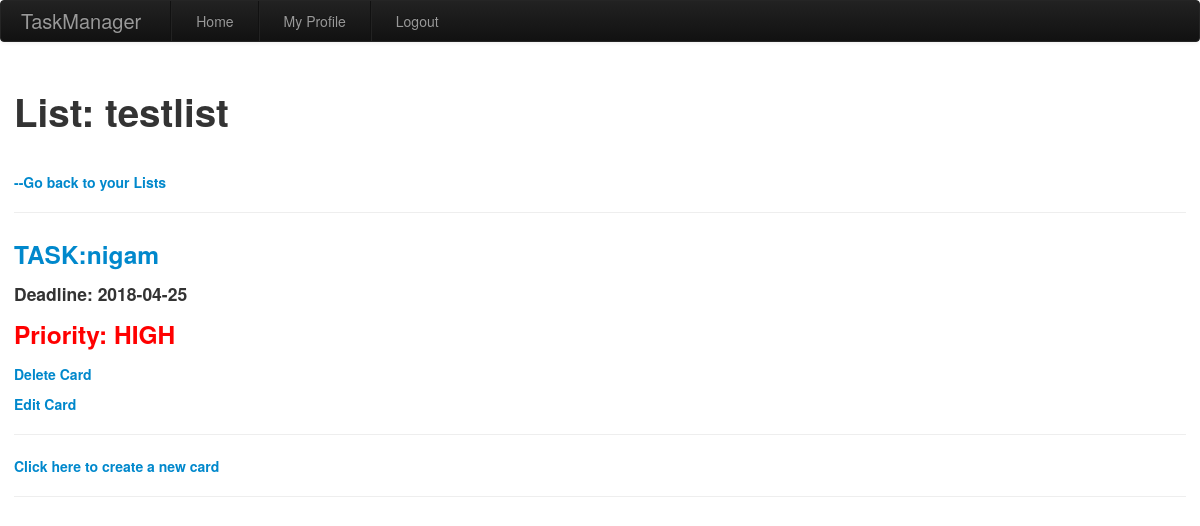
/showlist/3/2/ (signed in), run on the app's committed database.
### app/models.py (models this page shows)
class List(db.Model):
    id = db.Column(db.Integer, primary_key=True)
    title = db.Column(db.String(30), nullable=False)
    board_id = db.Column(db.Integer, db.ForeignKey(
        'board.id'))  # foreign key from board
    cards = db.relationship('Card', backref='list',
                            cascade="all,delete", lazy='dynamic')

class Card(db.Model):
    id = db.Column(db.Integer, primary_key=True)
    name = db.Column(db.String(64), nullable=False)
    desc = db.Column(db.String(1600), nullable=False)
    timestart = db.Column(db.Date, index=True, nullable=False,
                          default=datetime.date(datetime.utcnow()))
    deadline = db.Column(db.Date, nullable=False)
    list_id = db.Column(db.Integer, db.ForeignKey(
        'list.id'))  # foreign key from list
    priority = db.Column(db.String(5), nullable=False)

### app/routes.py (the view)
@app.route('/showlist/<boardid>/<listid>/')
@login_required
def showlist(boardid, listid):
    listx = List.query.filter_by(id=listid).first_or_404()
    board = Board.query.filter_by(id=boardid).first_or_404()
    return render_template('showlist.html', board=board, list=listx)

### app/models.py (called while the page is built)
@login.user_loader
def load_user(id):
    return User.query.get(int(id))

### app/routes.py (called while the page is built)
@app.before_request
def before_request():
    if current_user.is_authenticated:
        current_user.last_seen = datetime.utcnow()
        db.session.commit()

### app/templates/showlist.html (shortened to what this page needs)
{% extends "base.html" %}
{% block content %}
<br>
<h1> List: {{ list.title }}</h1>
<br>
<h5><a href="{{url_for('showboard', boardid = board.id)}}"> --Go back to your Lists</a></h5>
<hr>
{% for card in list.cards %}
{% if card.priority == "HIGH" %}
<p>
<h3><a href="{{ url_for('showcard', boardid=board.id , listid=list.id, cardid = card.id) }}">TASK:{{ card.name }}</a><br>
  <h4>Deadline: {{card.deadline}}</h4>
  <h3 style="color:red;">Priority: {{card.priority }}</h3>
  <p>
    <h5><a href="{{url_for('deletecard', boardid=board.id, listid=list.id, cardid=card.id) }}"> Delete Card </a></h5>
    <h5><a href="{{url_for('editcard',  boardid=board.id, listid=list.id, cardid=card.id) }}"> Edit Card</a></h5>
  </p>
</h3>
</p>
<hr>
{% endif %}
{% endfor %}
<h5><a href="{{url_for('newcard', boardid = board.id , listid = list.id )}}"> Click here to create a new card</a></h5>
<hr>
{% endblock %}

### data on the page
List: title "testlist"
Card: name "nigam", deadline "2018-04-25", priority "HIGH"
